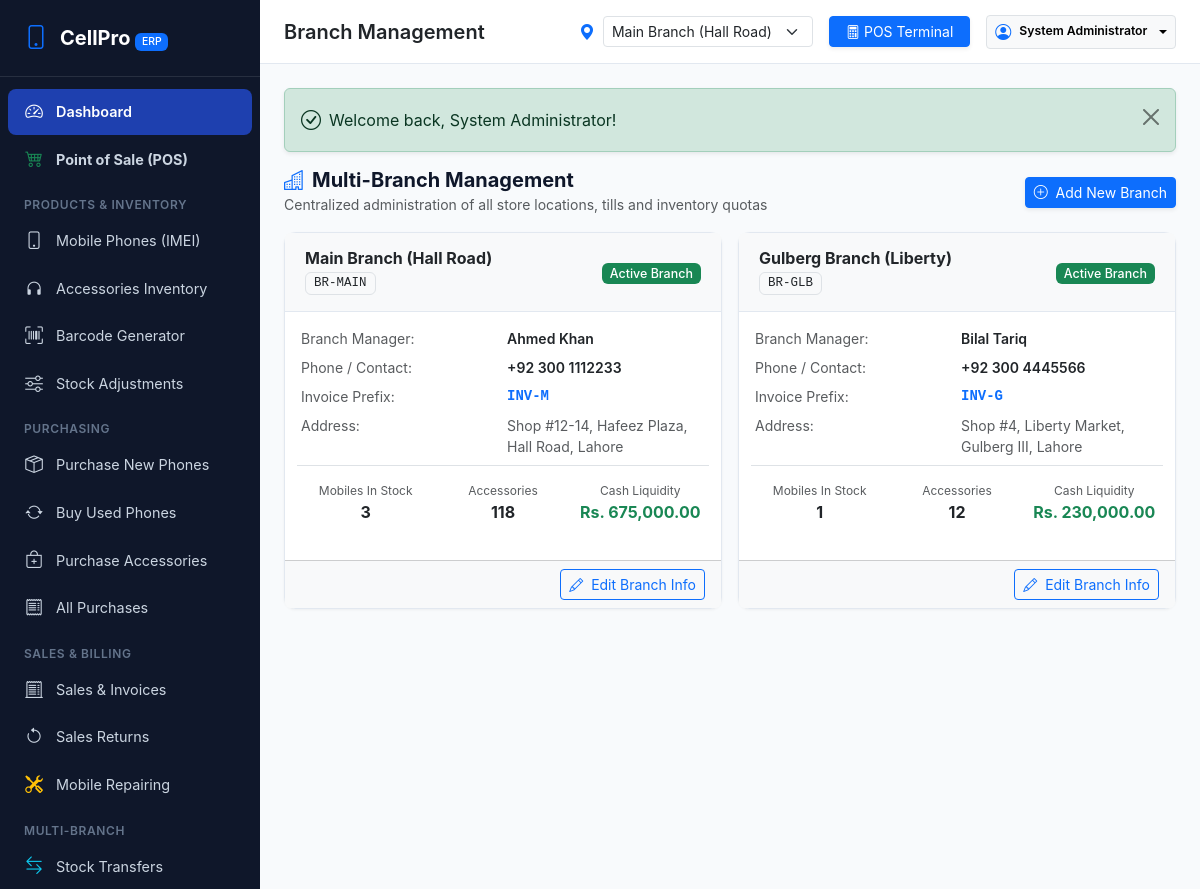
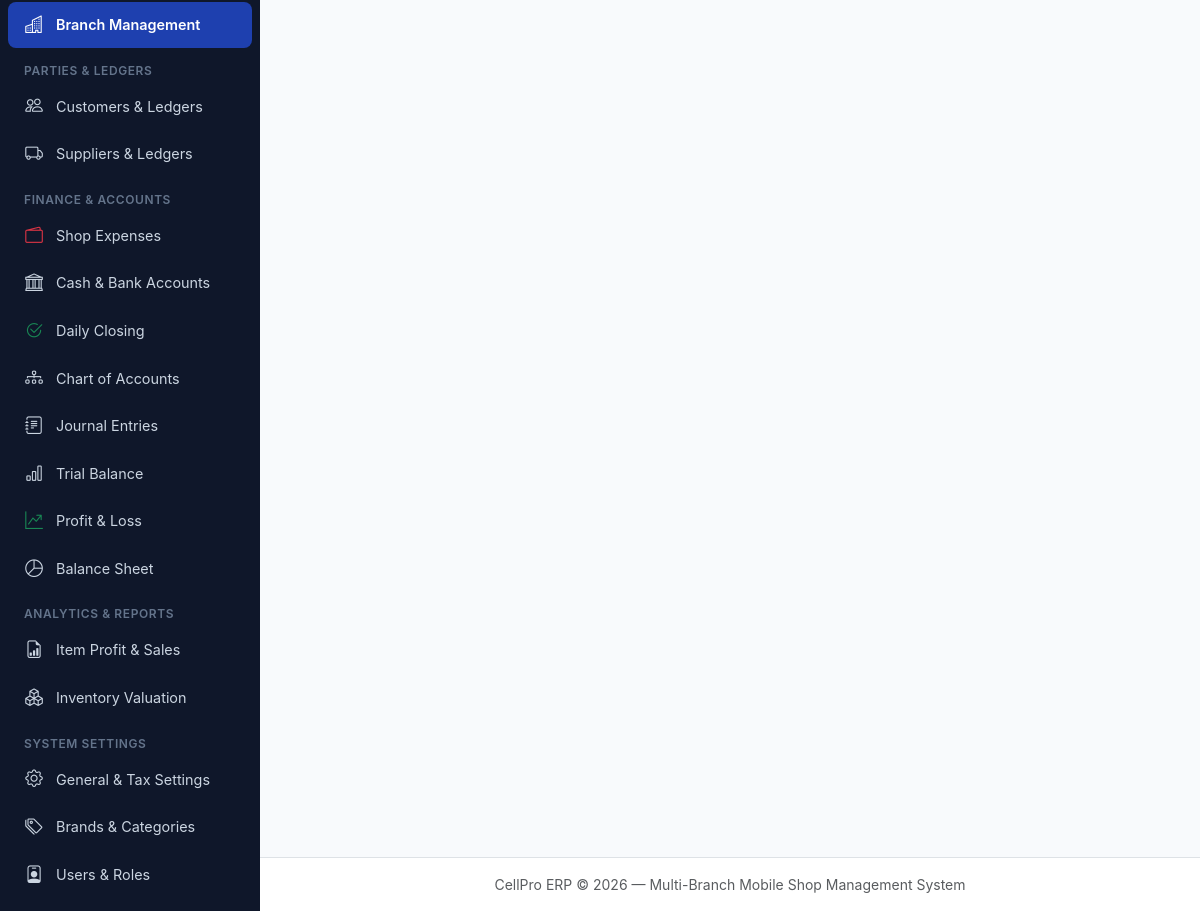
Page /branches/index.php (signed in) on the committed database (2 pictures, top to bottom).
### tables this page shows
CREATE TABLE branches (
    id INT AUTO_INCREMENT PRIMARY KEY,
    business_id INT NOT NULL DEFAULT 1,
    name VARCHAR(100) NOT NULL,
    code VARCHAR(20) NOT NULL UNIQUE,
    address TEXT DEFAULT NULL,
    phone VARCHAR(50) DEFAULT NULL,
    manager_name VARCHAR(100) DEFAULT NULL,
    opening_date DATE DEFAULT NULL,
    invoice_prefix VARCHAR(10) DEFAULT 'INV',
    is_active TINYINT(1) DEFAULT 1,
    created_at TIMESTAMP DEFAULT CURRENT_TIMESTAMP,
    updated_at TIMESTAMP DEFAULT CURRENT_TIMESTAMP ON UPDATE CURRENT_TIMESTAMP
);

### branches/index.php (the view, shortened to what this page needs)
<?php
require_once __DIR__ . '/../includes/header.php';
$branches = $pdo->query("SELECT b.*,
                                (SELECT COUNT(id) FROM mobile_devices WHERE branch_id = b.id AND device_status = 'available') as phone_count,
                                (SELECT COALESCE(SUM(quantity), 0) FROM products WHERE branch_id = b.id AND is_active = 1) as acc_count,
                                (SELECT COALESCE(SUM(current_balance), 0) FROM financial_accounts WHERE branch_id = b.id AND status = 'active') as cash_liquidity
                         FROM branches b
                         ORDER BY b.id ASC")->fetchAll();
?>
<div class="d-flex justify-content-between align-items-center mb-3">
    <div>
        <h5 class="fw-bold m-0"><i class="bi bi-buildings text-primary me-2"></i>Multi-Branch Management</h5>
        <small class="text-muted">Centralized administration of all store locations, tills and inventory quotas</small>
    </div>
    <button type="button" class="btn btn-primary btn-sm shadow-sm" data-toggle-panel="panel-new-branch">
        <i class="bi bi-plus-circle me-1"></i> Add New Branch
    </button>
</div>
<div class="row g-3">
    <?php foreach ($branches as $b): ?>
        <div class="col-12 col-md-6">
            <div class="card h-100">
                <div class="card-header bg-light d-flex justify-content-between align-items-center">
                    <div>
                        <h6 class="fw-bold mb-0 text-dark"><?= htmlspecialchars($b['name']) ?></h6>
                        <span class="badge bg-light text-dark border font-monospace"><?= htmlspecialchars($b['code']) ?></span>
                    </div>
                    <div>
                        <?= $b['is_active'] ? '<span class="badge bg-success">Active Branch</span>' : '<span class="badge bg-secondary">Inactive</span>' ?>
                    </div>
                </div>
                <div class="card-body">
                    <div class="row g-2 mb-3 small">
                        <div class="col-6 text-muted">Branch Manager:</div>
                        <div class="col-6 fw-semibold text-dark"><?= htmlspecialchars($b['manager_name'] ?: 'Not Assigned') ?></div>
                        <div class="col-6 text-muted">Phone / Contact:</div>
                        <div class="col-6 fw-semibold text-dark"><?= htmlspecialchars($b['phone'] ?: 'N/A') ?></div>
                        <div class="col-6 text-muted">Invoice Prefix:</div>
                        <div class="col-6 font-monospace fw-bold text-primary"><?= htmlspecialchars($b['invoice_prefix']) ?></div>
                        <div class="col-6 text-muted">Address:</div>
                        <div class="col-6 text-muted"><?= htmlspecialchars($b['address'] ?: 'N/A') ?></div>
                    </div>
                    <div class="row g-2 pt-2 border-top text-center">
                        <div class="col-4">
                            <small class="text-muted d-block" style="font-size:0.75rem;">Mobiles In Stock</small>
                            <span class="fw-bold text-dark fs-6"><?= $b['phone_count'] ?></span>
                        </div>
                        <div class="col-4">
                            <small class="text-muted d-block" style="font-size:0.75rem;">Accessories</small>
                            <span class="fw-bold text-dark fs-6"><?= $b['acc_count'] ?></span>
                        </div>
                        <div class="col-4">
                            <small class="text-muted d-block" style="font-size:0.75rem;">Cash Liquidity</small>
                            <span class="fw-bold text-success fs-6"><?= formatCurrency($b['cash_liquidity']) ?></span>
                        </div>
                    </div>
                </div>
                <div class="card-footer bg-light text-end">
                    <button type="button" class="btn btn-sm btn-outline-primary btn-edit-branch"
                            data-json='<?= htmlspecialchars(json_encode($b), ENT_QUOTES, 'UTF-8') ?>'>
                        <i class="bi bi-pencil me-1"></i> Edit Branch Info
                    </button>
                </div>
            </div>
        </div>
    <?php endforeach; ?>
</div>
<?php require_once __DIR__ . '/../includes/footer.php'; ?>

### assets/css/style.css (style rules this page uses)
:root { --cp-primary: #1e40af; --cp-primary-hover: #1d4ed8; --cp-secondary: #475569; --cp-success: #059669; --cp-info: #0284c7; --cp-warning: #d97706; --cp-danger: #dc2626; --cp-bg: #f8fafc; --cp-card-bg: #ffffff; --cp-border: #e2e8f0; --cp-text-main: #0f172a; --cp-text-muted: #64748b; --cp-sidebar-width: 260px; --cp-header-height: 64px; }
body { font-family: -apple-system, BlinkMacSystemFont, "Segoe UI", Roboto, Helvetica, Arial, sans-serif; background-color: var(--cp-bg); color: var(--cp-text-main); min-height: 100vh; overflow-x: hidden; }
.card { background: var(--cp-card-bg); border: 1px solid var(--cp-border); border-radius: 0.75rem; box-shadow: 0 1px 3px 0 rgba(0, 0, 0, 0.05); margin-bottom: 1.25rem; }
.card-header { background: transparent; border-bottom: 1px solid var(--cp-border); padding: 1rem 1.25rem; font-weight: 600; display: flex; align-items: center; justify-content: space-between; }
.badge { font-weight: 500; padding: 0.35em 0.65em; font-size: 0.78rem; border-radius: 0.375rem; }

### rows in the picture
branches: name "Main Branch (Hall Road)", code "BR-MAIN", is_active "Active Branch", manager_name "Ahmed Khan", phone "+92 300 1112233", invoice_prefix "INV-M", address "Shop #12-14, Hafeez Plaza, Hall Road, Lahore", phone_count "3", acc_count "118", cash_liquidity "Rs. 675,000.00"
branches: name "Gulberg Branch (Liberty)", code "BR-GLB", is_active "Active Branch", manager_name "Bilal Tariq", phone "+92 300 4445566", invoice_prefix "INV-G", address "Shop #4, Liberty Market, Gulberg III, Lahore", phone_count "1", acc_count "12", cash_liquidity "Rs. 230,000.00"

### other values in the picture
$page_title "Branch Management"
$user['name'] "System Administrator"
$f['message'] "Welcome back, System Administrator!"
form field value "Main Branch (Hall Road)"
